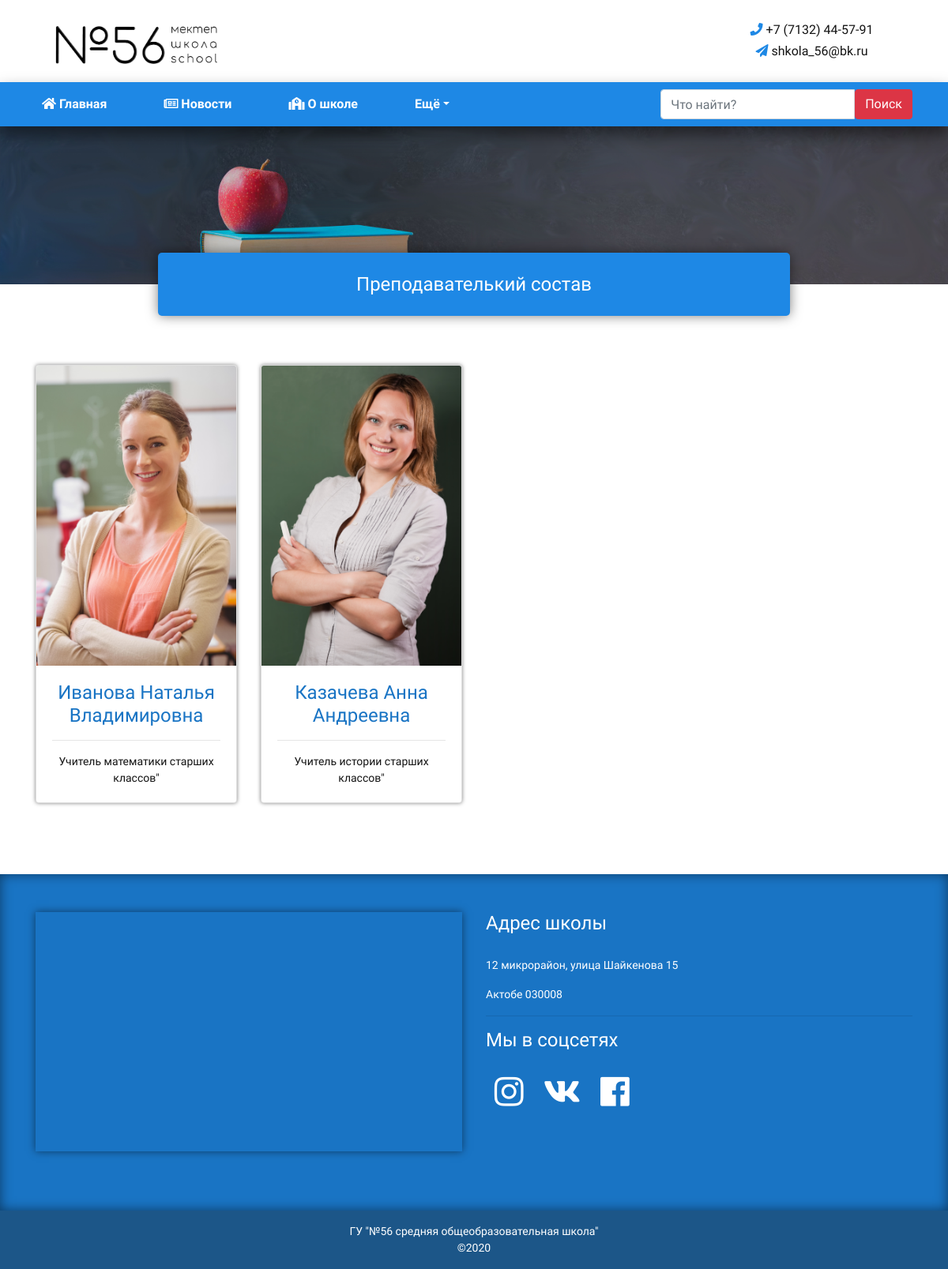
The page /teachers on the database its author committed.
### website/models.py (models this page shows, shortened)
class Teachers(models.Model):
    name = models.CharField(max_length=200, verbose_name='ФИО')
    place = models.CharField(max_length=300, verbose_name='Должность')
    cover = models.ImageField(upload_to='teachers/%Y/%m', verbose_name='Фото')
    class Meta:
        verbose_name = 'Учитель'
        verbose_name_plural = 'Учителя'

### website/views.py (the view)
# urls.py: path('teachers', views.TeachersPageView.as_view(), name="teachers"),
class TeachersPageView(ListView):
    model = Teachers
    queryset = Teachers.objects.all()
    template_name = 'teachers.html'

### website/templates/teachers.html (shortened to what this page needs)
{% extends 'base.html' %}
{% load static %}
{% block content %}
<div class="breadCumb bg-img" style="background-image: url({% static 'img/f2.jpg' %});">
    <div class="content">
      <h2>Преподавателький состав</h2>
    </div>
  </div>
  <div class="container">
    <div class="row">
      {% for teacher in object_list %}
        <div class="col-lg-3 col-sm-6 mb-5">
          <div class="card h-100">
            <img  class="card-img-top" src="{{ teacher.cover.url }}" alt="{{ teacher.name }}">
            <div class="card-body centered">
              <h4 class="card-title color">{{ teacher.name }}</h4><hr>
              <p class="card-text">{{ teacher.place }}"</p>
            </div>
          </div>
        </div>
      {% endfor %}
    </div>
  </div>
  <br/><br/>
{% endblock %}

### website/static/css/style.css (style rules this page uses)
* { margin: 0; padding: 0; }
body { color: #141414; font-family: "Comfortaa", sans-serif; font-size: 14px; }
.mb-5 { margin-top: 2rem; }
.card { box-shadow: 0 0 5px rgba(0,0,0,0.5); }
.breadCumb { position: relative; z-index: 10; width: 100%; height: 200px; margin-bottom: 70px; }
.bg-img { background-position: center center; background-size: cover; background-repeat: no-repeat; }
.content { max-width: 800px; height: 80px; background: #1e88e5; position: relative; bottom: -160px; transform: translateX(-50%); left: 50%; z-index: 30; border-radius: 5px; box-shadow: 0 0 15px rgba(0,0,0,0.5); }
.breadCumb .content h2 { text-align: center; line-height: 80px; font-size: 24px; color: #ffffff; }
.centered { text-align: center; align-items: center; }
.color { color: #1974c4; }

### rows shown on the page
Teachers: cover (picture), name "Иванова Наталья Владимировна", place "Учитель математики старших классов"
Teachers: cover (picture), name "Казачева Анна Андреевна", place "Учитель истории старших классов"
